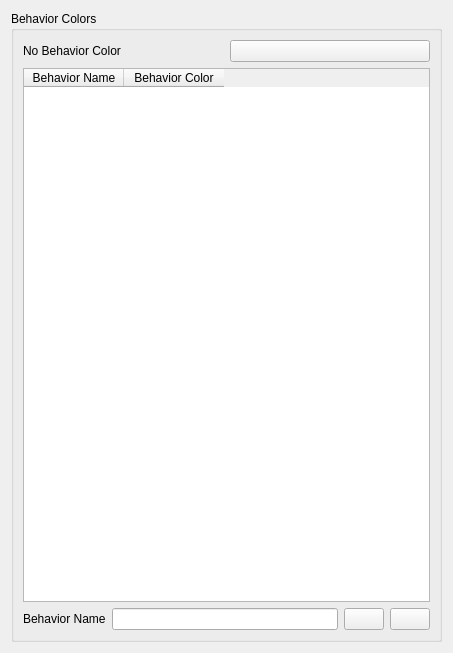
<?xml version="1.0" encoding="UTF-8"?>
<ui version="4.0">
 <class>RvPlatformHistoryBehaviorPrefWidget</class>
 <widget class="QWidget" name="WkfPlatformHistoryPrefWidget">
  <property name="geometry">
   <rect>
    <x>0</x>
    <y>0</y>
    <width>453</width>
    <height>653</height>
   </rect>
  </property>
  <property name="windowTitle">
   <string>Platform History - Behavior Trace Line</string>
  </property>
  <layout class="QVBoxLayout" name="layout_1">
   <item>
    <widget class="QGroupBox" name="mBehaviorColors">
     <property name="title">
      <string>Behavior Colors</string>
     </property>
     <layout class="QVBoxLayout" name="verticalLayout">
      <item>
       <layout class="QHBoxLayout" name="horizontalLayout">
        <item>
         <widget class="QLabel" name="label_2">
          <property name="toolTip">
           <string>&lt;html&gt;&lt;head/&gt;&lt;body&gt;&lt;p&gt;This color is used when there is no active behavior, including for platforms without behavior trees.&lt;/p&gt;&lt;/body&gt;&lt;/html&gt;</string>
          </property>
          <property name="text">
           <string>No Behavior Color</string>
          </property>
         </widget>
        </item>
        <item>
         <widget class="UtQtColorButton" name="mNoBehaviorColorButton">
          <property name="toolTip">
           <string>&lt;html&gt;&lt;head/&gt;&lt;body&gt;&lt;p&gt;This color is used when there is no active behavior, including for platforms without behavior trees.&lt;/p&gt;&lt;/body&gt;&lt;/html&gt;</string>
          </property>
          <property name="enabled">
           <bool>true</bool>
          </property>
          <property name="text">
           <string/>
          </property>
         </widget>
        </item>
       </layout>
      </item>
      <item>
       <widget class="QTableWidget" name="mBehaviorColorTable">
        <property name="toolTip">
         <string>&lt;html&gt;&lt;head/&gt;&lt;body&gt;&lt;p&gt;The colors of the trace lines given which behavior node is active.&lt;/p&gt;&lt;/body&gt;&lt;/html&gt;</string>
        </property>
        <property name="enabled">
         <bool>true</bool>
        </property>
        <property name="sizeAdjustPolicy">
         <enum>QAbstractScrollArea::AdjustToContents</enum>
        </property>
        <column>
         <property name="text">
          <string>Behavior Name</string>
         </property>
        </column>
        <column>
         <property name="text">
          <string>Behavior Color</string>
         </property>
        </column>
       </widget>
      </item>
      <item>
       <layout class="QHBoxLayout" name="horizontalLayout1">
        <item>
         <widget class="QLabel" name="label_10">
          <property name="toolTip">
           <string>&lt;html&gt;&lt;head/&gt;&lt;body&gt;&lt;p&gt;Add a behavior from an existing behavior tree that is not currently colorized.&lt;/p&gt;&lt;/body&gt;&lt;/html&gt;</string>
          </property>
          <property name="text">
           <string>Behavior Name</string>
          </property>
         </widget>
        </item>
        <item>
         <widget class="QLineEdit" name="mBehaviorName_tx">
          <property name="toolTip">
           <string>&lt;html&gt;&lt;head/&gt;&lt;body&gt;&lt;p&gt;Add a behavior from an existing behavior tree that is not currently colorized.&lt;/p&gt;&lt;/body&gt;&lt;/html&gt;</string>
          </property>
         </widget>
        </item>
        <item>
         <widget class="QPushButton" name="mAddBehavior">
          <property name="toolTip">
           <string>&lt;html&gt;&lt;head/&gt;&lt;body&gt;&lt;p&gt;Add a behavior from an existing behavior tree that is not currently colorized.&lt;/p&gt;&lt;/body&gt;&lt;/html&gt;</string>
          </property>
          <property name="text">
           <string/>
          </property>
         </widget>
        </item>
        <item>
         <widget class="QPushButton" name="mRemoveBehavior">
          <property name="toolTip">
           <string>&lt;html&gt;&lt;head/&gt;&lt;body&gt;&lt;p&gt;Remove the selected behavior.&lt;/p&gt;&lt;/body&gt;&lt;/html&gt;</string>
          </property>
          <property name="text">
           <string/>
          </property>
         </widget>
        </item>
       </layout>
      </item>
     </layout>
    </widget>
   </item>
  </layout>
 </widget>
 <customwidgets>
  <customwidget>
   <class>UtQtColorButton</class>
   <extends>QPushButton</extends>
   <header>UtQtColorButton.hpp</header>
  </customwidget>
 </customwidgets>
 <tabstops/>
 <resources/>
 <connections/>
</ui>
